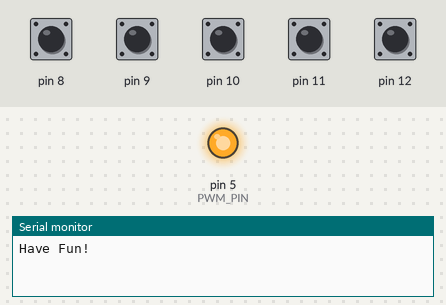
Recording of a sketch running on a simulated Arduino Uno, built with avr-gcc and run on an emulated ATmega328P. Parts: output pins drawn as LEDs (lit = HIGH), the last lines printed to the serial monitor. Inputs (shaded band) come from the test bench; at power-on: pin 8–12 HIGH.

Above: at 1.2 s.
1.3 s: pin 8 pulled LOW for 0.15 s
At 2.5 s:
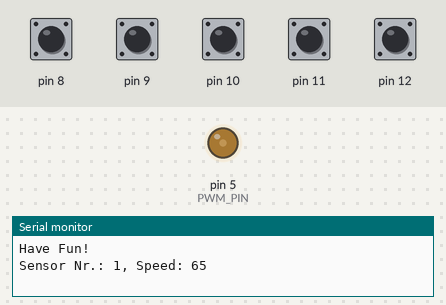
2.9 s: pin 9 pulled LOW for 0.15 s
At 3.8 s:
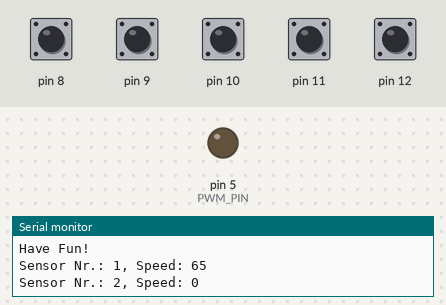
4.5 s: pin 10 pulled LOW for 0.15 s
At 5.0 s:
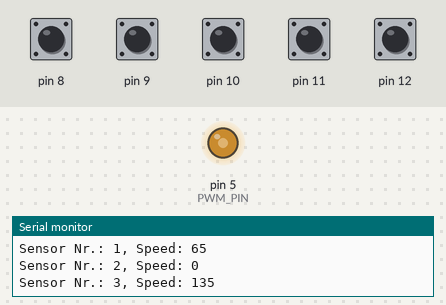
6.1 s: pin 11 pulled LOW for 0.15 s
At 7.3 s:
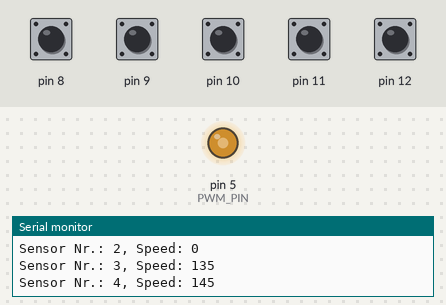
7.7 s: pin 8 pulled LOW for 1 s
At 8.7 s:
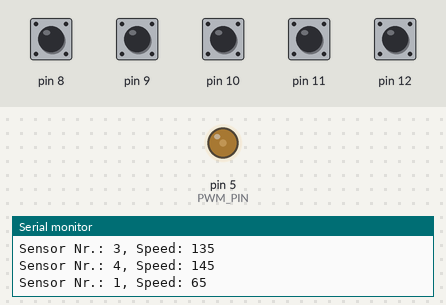
10.2 s: pin 9 pulled LOW for 1 s
At 10.6 s:
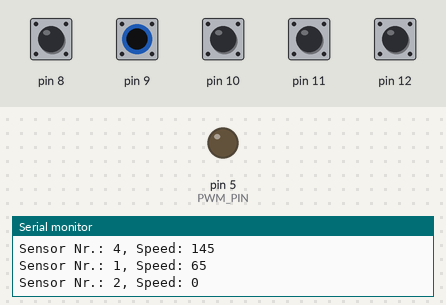
Timing chart, 0 to 13.2 s (numbered marks = the images above; inputs shaded):
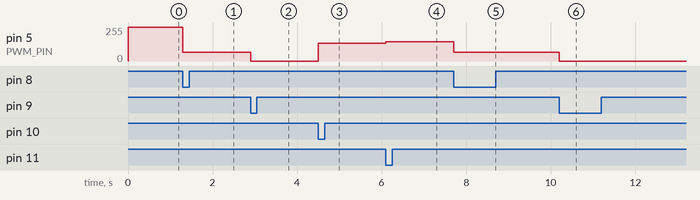

Measured:
- after the input at 1.3 s, pin 5 (PWM_PIN): 255/255 → 65/255 at once
- after the input at 2.9 s, pin 5 (PWM_PIN): 65/255 → 0/255 at once
- after the input at 4.5 s, pin 5 (PWM_PIN): 0/255 → 135/255 at once
- after the input at 6.1 s, pin 5 (PWM_PIN): 135/255 → 145/255 at once
- after the input at 7.7 s, pin 5 (PWM_PIN): 145/255 → 65/255 at once
- after the input at 10.2 s, pin 5 (PWM_PIN): 65/255 → 0/255 at once

The sketch:

arduracer.ino
```cpp
//D8..D12: PORT B0..B4, PCINT0..4

#define PORTB_MASK  ((1 << PB0) | (1 << PB1) | (1 << PB2) | (1 << PB3) | (1 << PB4)) //Arduino D8..D12
#define PWM_PIN 5

/*Speed values*/
const uint8_t speeds[] = {
  190,
  255,
  120,
  110,
  190,
};

void setup() {
  Serial.begin(115200);
  Serial.println("Have Fun!");
  PORTB |= PORTB_MASK; //Enable Pullup resistors
  PCICR |= (1 << PCIE0); //Enable Pin Change Interrupt for Port B and Port C
  PCMSK0 = (1 << PCINT0) | (1 << PCINT1) | (1 << PCINT2) | (1 << PCINT3) | (1 << PCINT4); //Pin Change Interrupt D8..D12
  pinMode(PWM_PIN, OUTPUT);
  analogWrite(PWM_PIN, 255);
}


/*
 * Set speed of car according to the sensor
 */
void set_speed(uint8_t sensor){
  char msg[32];
  int speed = 255-speeds[sensor-1];
  sprintf(msg, "Sensor Nr.: %d, Speed: %d", sensor, speed);
  Serial.println(msg);
  analogWrite(5, speed);
}

//Interrupt routine called when D8..D12 changes
ISR(PCINT0_vect){
  uint8_t b = ~PINB & PORTB_MASK;
  if(b == 0) return;
  //Determine the number of the sensor where the car passed by.
  volatile uint8_t sensor_nr = 0;
  while(b){
    b = b >> 1;
    sensor_nr++;
  }
  set_speed(sensor_nr);
}

void loop() {
    // Just empty. Interrupt driven
}
```
